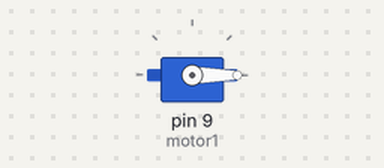
Bench run of a sketch on a simulated Arduino Uno, built with avr-gcc and run on an emulated ATmega328P. On the bench: servo.

Above: at 0.05 s.
At 4.5 s:
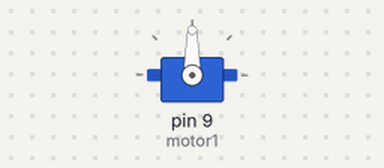
At 9.0 s:
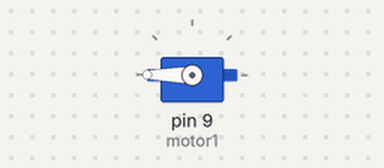
Timing chart, 0 to 11.7 s (numbered marks = the images above):
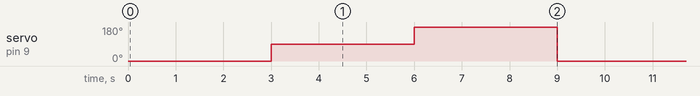

The sketch:

servomotor.ino
```cpp
# include<Servo.h>
Servo motor1;

void setup() {
  motor1.attach(9);
}

void loop(){
    motor1.write(0);
    delay(3000);
    motor1.write(90);
    delay(3000);
    motor1.write(180);
    delay(3000);
}
```

Measured:
- by itself, servo on pin 9 (motor1): repeats every 9.0 s: 180° 3.0 s, 0° 3.0 s, 90° 3.0 s
